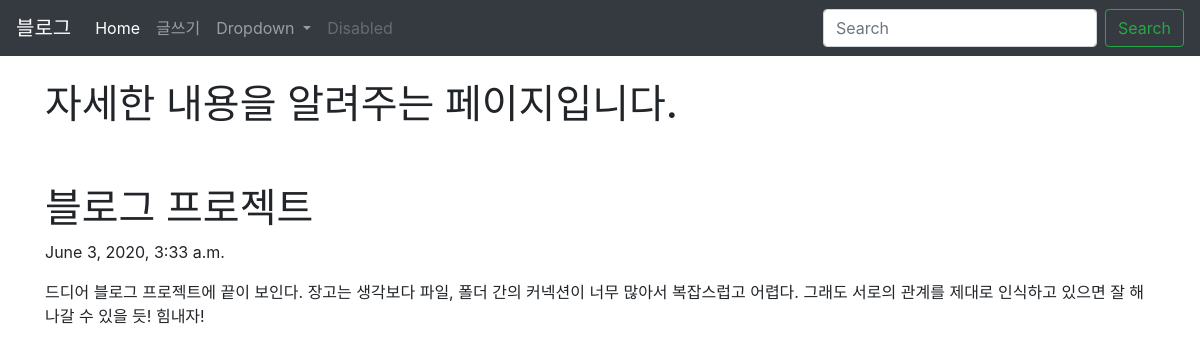
The app's page /blog/4 with its own data.
### blog/models.py (models this page shows, shortened)
class Blog(models.Model):
    title=models.CharField(max_length=200)
    pub_date=models.DateTimeField('date published')
    body=models.TextField()

### blog/views.py (the view)
# urls.py: path('<int:blog_id>', views.detail, name="detail"),
def detail(request, blog_id):
    details = get_object_or_404(Blog, pk=blog_id)
    return render(request, 'detail.html',{'details':details })

### blog/templates/detail.html (shortened to what this page needs)
<head>
    <link rel="stylesheet" href="https://stackpath.bootstrapcdn.com/bootstrap/4.5.0/css/bootstrap.min.css">
</head>
{% extends 'base.html' %}
  {% block contents%}
    <div class="container">
        <br>
        <h1> 자세한 내용을 알려주는 페이지입니다. </h1>
        <br><br>
        <h1>{{details.title}}</h1>
        <p>{{details.pub_date}}</p>
        <p>{{details.body}}</p>
    </div>
</body>
{% endblock %}

### records on screen
Blog: title "블로그 프로젝트", pub_date "June 3, 2020, 3:33 a.m.", body "드디어 블로그 프로젝트에 끝이 보인다. 장고는 생각보다 파일, 폴더 간의 커넥션이 너무 많아서 복잡스럽고 어렵다. 그래도 서로의 관계를 제대로 인식하고 있으면 잘 해나갈 수 있을 듯! 힘내자!"
